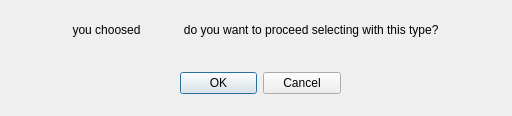
<?xml version="1.0" encoding="UTF-8"?>
<ui version="4.0">
 <class>Dialog</class>
 <widget class="QDialog" name="Dialog">
  <property name="geometry">
   <rect>
    <x>0</x>
    <y>0</y>
    <width>512</width>
    <height>116</height>
   </rect>
  </property>
  <property name="windowTitle">
   <string>Dialog</string>
  </property>
  <widget class="QLabel" name="harmonic_type">
   <property name="geometry">
    <rect>
     <x>0</x>
     <y>20</y>
     <width>511</width>
     <height>20</height>
    </rect>
   </property>
   <property name="text">
    <string>you choosed             do you want to proceed selecting with this type?</string>
   </property>
   <property name="alignment">
    <set>Qt::AlignCenter</set>
   </property>
  </widget>
  <widget class="QDialogButtonBox" name="buttonBox">
   <property name="geometry">
    <rect>
     <x>180</x>
     <y>70</y>
     <width>161</width>
     <height>27</height>
    </rect>
   </property>
   <property name="orientation">
    <enum>Qt::Horizontal</enum>
   </property>
   <property name="standardButtons">
    <set>QDialogButtonBox::Cancel|QDialogButtonBox::Ok</set>
   </property>
  </widget>
 </widget>
 <resources/>
 <connections>
  <connection>
   <sender>buttonBox</sender>
   <signal>accepted()</signal>
   <receiver>Dialog</receiver>
   <slot>accept()</slot>
   <hints>
    <hint type="sourcelabel">
     <x>248</x>
     <y>254</y>
    </hint>
    <hint type="destinationlabel">
     <x>157</x>
     <y>274</y>
    </hint>
   </hints>
  </connection>
  <connection>
   <sender>buttonBox</sender>
   <signal>rejected()</signal>
   <receiver>Dialog</receiver>
   <slot>reject()</slot>
   <hints>
    <hint type="sourcelabel">
     <x>316</x>
     <y>260</y>
    </hint>
    <hint type="destinationlabel">
     <x>286</x>
     <y>274</y>
    </hint>
   </hints>
  </connection>
 </connections>
</ui>
